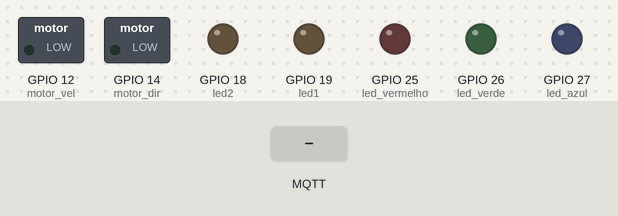
The sketch below on a simulated ESP32. Shown: switched loads named in the sketch (green lamp = pin HIGH), output pins drawn as LEDs (lit = HIGH). Inputs (shaded band) come from the test bench. WiFi joins after 1.5 s; servers stay silent unless stated; random numbers use the default seed unless the sketch sets one; no MQTT or app messages arrive unless stated; what the sketch prints to the serial monitor is not drawn.

Above: at 3.0 s.
3.1 s: MQTT message "5" arrives on the first subscribed topic
At 4.3 s:
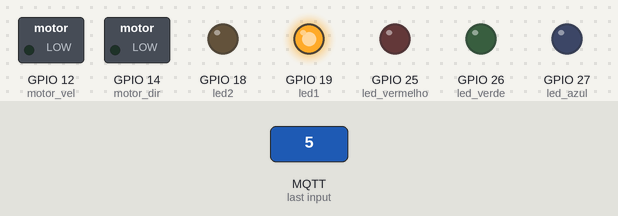
4.6 s: MQTT message "90" arrives on the first subscribed topic
6.1 s: MQTT message "200" arrives on the first subscribed topic
Timing chart, 0 to 9.1 s (numbered marks = the images above; inputs shaded):
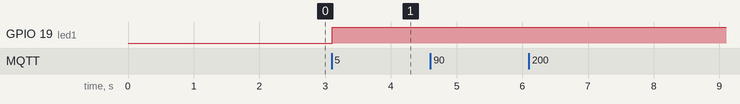

Measured:
- after the input at 3.1 s, GPIO 19 (led1): LOW → HIGH at once
- after the input at 4.6 s, every drawn part: stays the same
- after the input at 6.1 s, every drawn part: stays the same

The sketch:

TREM.ino
```cpp
#include <WiFi.h>
#include <WiFiClientSecure.h>
#include <PubSubClient.h>


WiFiClientSecure client;
PubSubClient mqtt(client);

const String SSID = "FIESC_IOT_EDU";
const String PASS = "8120gv08";

const String URL = "d1afbd3a85c7409fa6447c6f1f6ea1ae.s1.eu.hivemq.cloud";
const int PORT = 8883;

const String USR = "Placa_trem";
const String broker_Pass = "Placa_trem1";

//const String MyTopic = "";
//const String OtherTopic = "";

const int led_azul = 27;
const int led_verde = 26;
const int led_vermelho = 25;

const int led1 = 19;
const int led2 = 18;

const int motor_vel = 12;
const int motor_dir = 14;


void setup() {
  Serial.begin(115200);
  client.setInsecure();

  pinMode(led_azul, OUTPUT);
  pinMode(led_verde, OUTPUT);
  pinMode(led_vermelho, OUTPUT);

  pinMode (led1, OUTPUT);
  pinMode (led2, OUTPUT);

  pinMode (motor_vel, OUTPUT);
  pinMode (motor_dir, OUTPUT);

  Serial.println("Conectando ao Wifi");
  WiFi.begin(SSID, PASS);

  while (WiFi.status() != WL_CONNECTED) {
    Serial.print('.');
    delay(200);
  }
  Serial.println("\nConectado com sucesso ao Wifi!");

  Serial.println("Conectando ao Broker");
  mqtt.setServer(URL.c_str(), PORT);

  while (!mqtt.connected()) {
    String ID = "TREM_";
    ID += String(random(0xffff), HEX);
    mqtt.connect(ID.c_str(), USR.c_str(), broker_Pass.c_str());
    Serial.print('.');
    delay(200);
  }
  Serial.println("\nConectado com sucesso ao Broker!");

  //se inscrever no topico
  mqtt.subscribe("HermesEnterprise/Trem/velocidade");
  // definir callback
  mqtt.setCallback(callback);
}

void loop() {
  mqtt.loop();
  delay(10);
}

void callback(char* topic, byte* payload, unsigned int length) {
  // ler payload
  String mensagem;
  for(int i = 0; i < length; i++){
        char c = (char)payload[i];
        mensagem += c;
  }
  // converter para int
  int velocidade = mensagem.toInt();
  Serial.printf("Recebido: %s\n",mensagem);
  //
  if (velocidade > 0){
    //frente
      digitalWrite(led1,HIGH);
      digitalWrite(led2,LOW);
  }
  else if (velocidade < 0){
    //tras
   digitalWrite(led1,LOW);
   digitalWrite(led2,HIGH);
  }

       else {
   //para
   digitalWrite(led1,LOW);
   digitalWrite(led2,LOW);}
}
```
